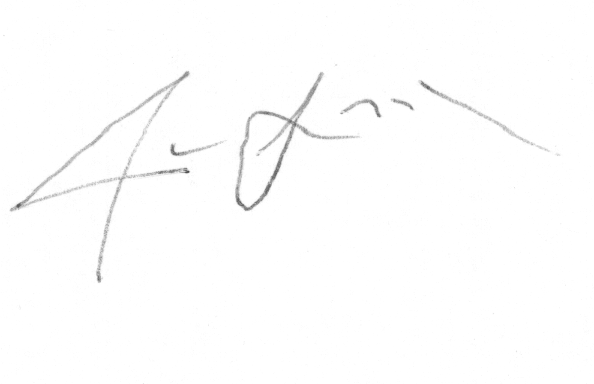
#> input picture Dataset/full_forg/forgeries_1_10.png, 594 x 384 px
$ python -i augmentation.py   (imports and definitions only)
#> lines starting #> are read from the running program, lines starting #| are printed output that depends on the picture; after the words box and inside, x2 and y2 are one past the last pixel; in counts of white or black regions, pixels touching at a corner belong together
#> further down, picture is the input picture: shape (384, 594, 3); min 80, max 255, mean 253.3
import cv2
import numpy as np
import random
from typing import Optional, List


def augment_signature(
    image: np.ndarray,
    rotation_range: float = 5.0,        # +/- 5 degrees
    scale_range: tuple = (0.92, 1.08),  # 0.92 to 1.08 scale
    translation_range: int = 4,         # +/- 4 pixels
    shear_range: float = 0.05,          # Mild shear
    random_state: Optional[int] = None
) -> np.ndarray:
    """
    Applies controlled geometric transformations to a preprocessed 128x128 signature image.
    Preserves signature stroke topology while creating realistic geometric variations.
    Strictly intended for training pairwise models (Experiment E6 vs E5).
    """
#> called with rotation_range = 5, scale_range = (0.92, 1.08), translation_range = 4, shear_range = 0.05
    if random_state is not None:
        np.random.seed(random_state)
        random.seed(random_state)

    h, w = image.shape[:2]
#> h = 384; w = 594

    # 1. Random rotation & scale
    angle = np.random.uniform(-rotation_range, rotation_range)
    scale = np.random.uniform(scale_range[0], scale_range[1])
    center = (w / 2.0, h / 2.0)
#> center = (297, 192)

    rot_mat = cv2.getRotationMatrix2D(center, angle, scale)

    # 2. Random translation
    tx = np.random.uniform(-translation_range, translation_range)
    ty = np.random.uniform(-translation_range, translation_range)
    rot_mat[0, 2] += tx
    rot_mat[1, 2] += ty

    # 3. Random mild shear
    sh_x = np.random.uniform(-shear_range, shear_range)
    sh_y = np.random.uniform(-shear_range, shear_range)
    shear_mat = np.array([
        [1.0, sh_x, 0.0],
        [sh_y, 1.0, 0.0]
    ], dtype=np.float32)

    # Apply rotation, scale, translation
    transformed = cv2.warpAffine(
        image,
        rot_mat,
        (w, h),
        flags=cv2.INTER_LINEAR,
        borderMode=cv2.BORDER_CONSTANT,
        borderValue=0
    )
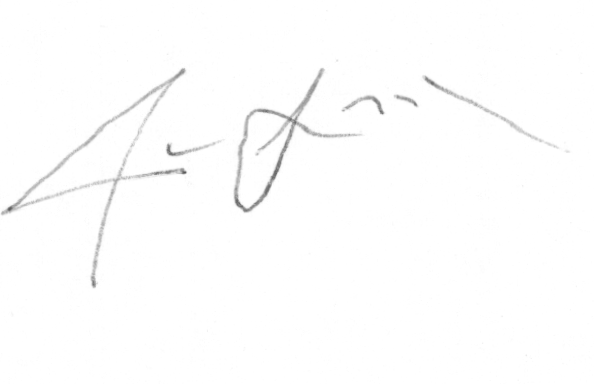
#> transformed: shape (384, 594, 3); min 88, max 255, mean 253.2

    # Apply shear
    augmented = cv2.warpAffine(
        transformed,
        shear_mat,
        (w, h),
        flags=cv2.INTER_LINEAR,
        borderMode=cv2.BORDER_CONSTANT,
        borderValue=0
    )
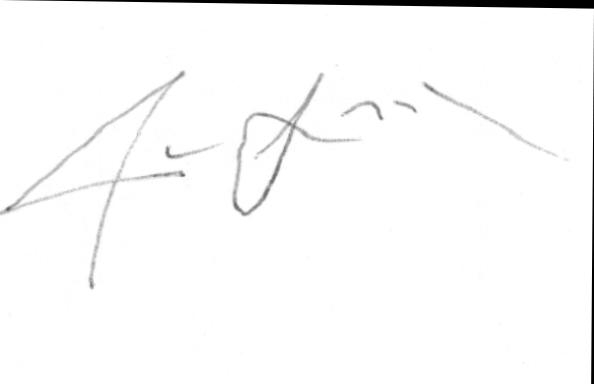
#> augmented: shape (384, 594, 3); min 0, max 255, mean 249.8

    # Binarize back cleanly if original was binary
    _, augmented = cv2.threshold(augmented, 40, 255, cv2.THRESH_BINARY)
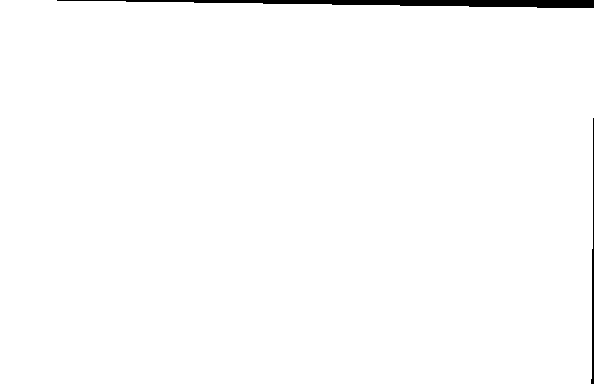
#> augmented: shape (384, 594, 3); 98.8% white; 2 black regions, box (x1, y1, x2, y2) and area: (57, 0, 594, 8) 2374, (591, 118, 594, 384) 406
    return augmented


def generate_augmented_variants(
    image: np.ndarray,
    num_variants: int = 2
) -> List[np.ndarray]:
    """Generates multiple augmented variants of a single image."""
    variants = []
    for _ in range(num_variants):
        variants.append(augment_signature(image))
    return variants

>>> import cv2
>>> picture = cv2.imread('../Dataset/full_forg/forgeries_1_10.png')
>>> result = augment_signature(picture)

$ run again, on Dataset/full_forg/forgeries_1_11.png
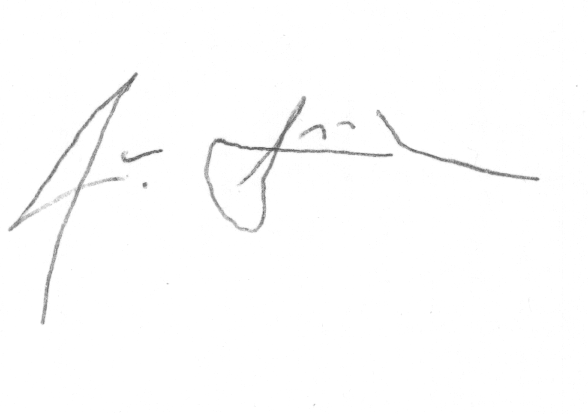
#> input picture Dataset/full_forg/forgeries_1_11.png, 588 x 414 px
#> picture is the input picture: shape (414, 588, 3); min 82, max 255, mean 252.9
#> in augment_signature, `transformed = cv2.warpAffine( image, rot_mat, (w, h), flags=cv2.INTER_..`:
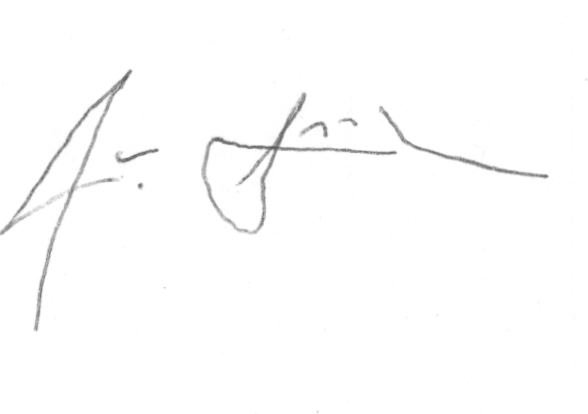
#> transformed: shape (414, 588, 3); min 90, max 255, mean 252.7
#> in augment_signature, `augmented = cv2.warpAffine( transformed, shear_mat, (w, h), flags=cv2...`:
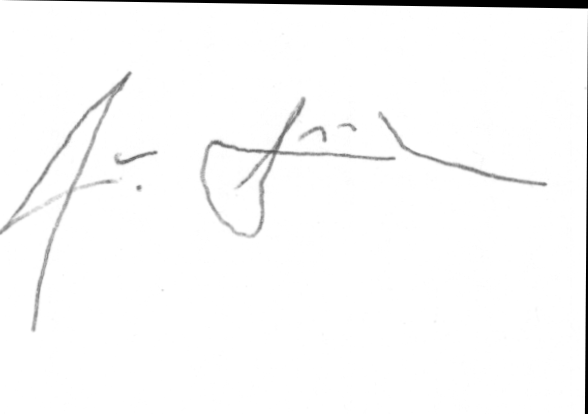
#> augmented: shape (414, 588, 3); min 0, max 255, mean 249.4

$ run again, on Dataset/full_forg/forgeries_1_12.png
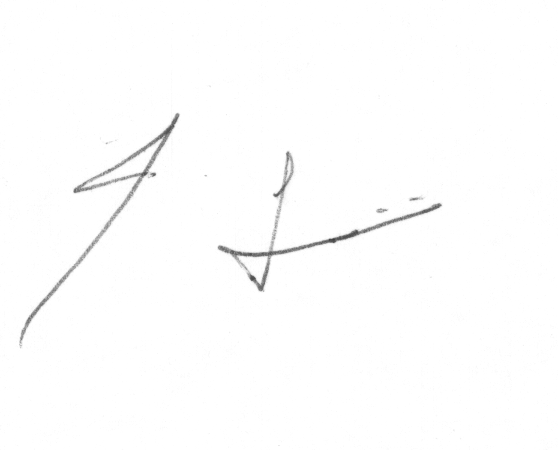
#> input picture Dataset/full_forg/forgeries_1_12.png, 558 x 450 px
#> picture is the input picture: shape (450, 558, 3); min 62, max 255, mean 253.2
#> in augment_signature, `augmented = cv2.warpAffine( transformed, shear_mat, (w, h), flags=cv2...`:
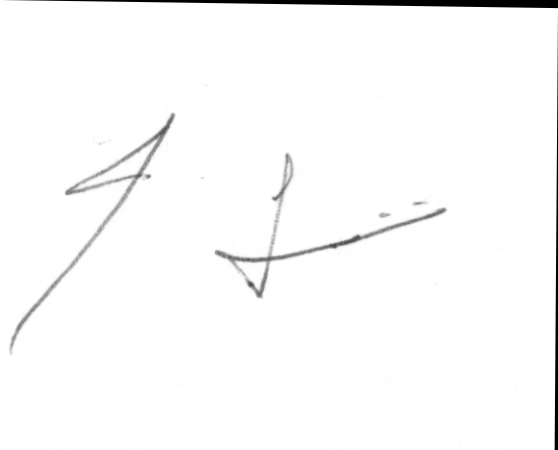
#> augmented: shape (450, 558, 3); min 0, max 255, mean 250.1
#> in augment_signature, `_, augmented = cv2.threshold(augmented, 40, 255, cv2.THRESH_BINARY)`:
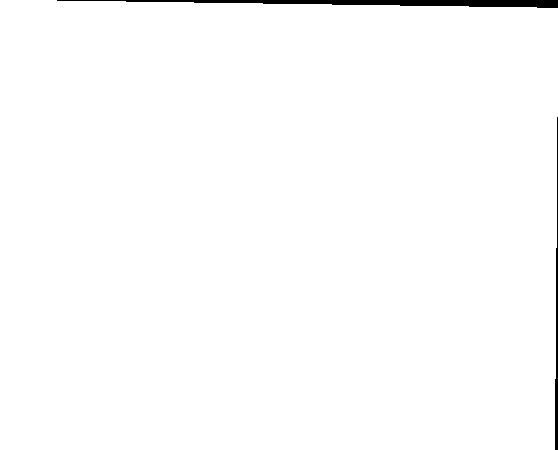
#> augmented: shape (450, 558, 3); 98.9% white; 2 black regions, box (x1, y1, x2, y2) and area: (57, 0, 558, 8) 2086, (555, 117, 558, 450) 606

$ run again, on Dataset/full_forg/forgeries_1_13.png
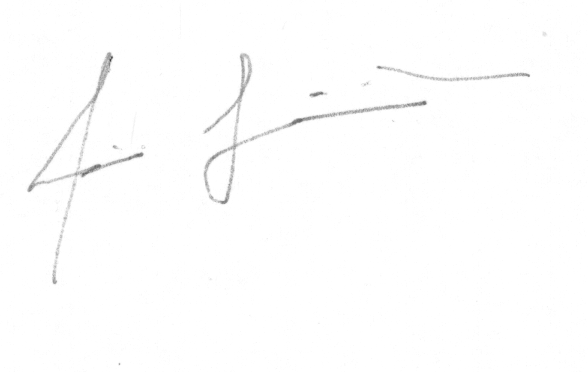
#> input picture Dataset/full_forg/forgeries_1_13.png, 588 x 372 px
#> picture is the input picture: shape (372, 588, 3); min 64, max 255, mean 253.6
#> in augment_signature, `transformed = cv2.warpAffine( image, rot_mat, (w, h), flags=cv2.INTER_..`:
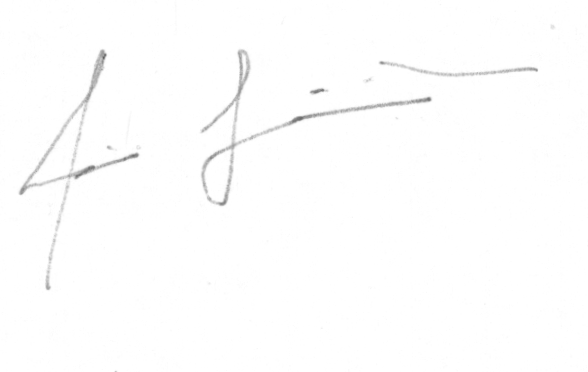
#> transformed: shape (372, 588, 3); min 94, max 255, mean 253.5
#> in augment_signature, `augmented = cv2.warpAffine( transformed, shear_mat, (w, h), flags=cv2...`:
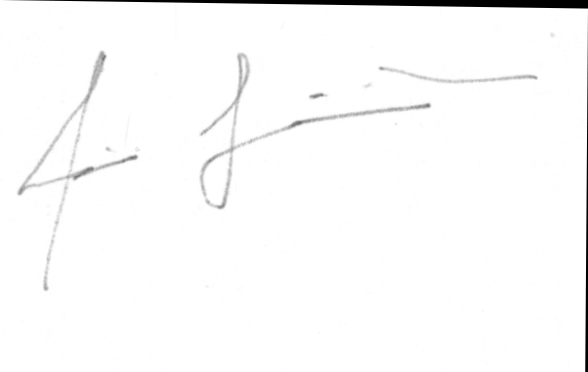
#> augmented: shape (372, 588, 3); min 0, max 255, mean 250
